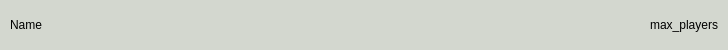
<?xml version="1.0" encoding="UTF-8"?>
<ui version="4.0">
 <class>MapView</class>
 <widget class="QWidget" name="MapView">
  <property name="geometry">
   <rect>
    <x>0</x>
    <y>0</y>
    <width>728</width>
    <height>50</height>
   </rect>
  </property>
  <property name="minimumSize">
   <size>
    <width>0</width>
    <height>50</height>
   </size>
  </property>
  <property name="maximumSize">
   <size>
    <width>16777215</width>
    <height>50</height>
   </size>
  </property>
  <property name="windowTitle">
   <string>Form</string>
  </property>
  <property name="styleSheet">
   <string notr="true">border-color: rgb(85, 87, 83);
background-color: rgb(211, 215, 207);</string>
  </property>
  <layout class="QHBoxLayout" name="horizontalLayout">
   <property name="spacing">
    <number>0</number>
   </property>
   <property name="leftMargin">
    <number>10</number>
   </property>
   <property name="topMargin">
    <number>0</number>
   </property>
   <property name="rightMargin">
    <number>10</number>
   </property>
   <property name="bottomMargin">
    <number>0</number>
   </property>
   <item>
    <widget class="QLabel" name="Name">
     <property name="maximumSize">
      <size>
       <width>16777215</width>
       <height>50</height>
      </size>
     </property>
     <property name="text">
      <string>Name</string>
     </property>
    </widget>
   </item>
   <item>
    <widget class="QLabel" name="Capacity">
     <property name="sizePolicy">
      <sizepolicy hsizetype="Preferred" vsizetype="Preferred">
       <horstretch>0</horstretch>
       <verstretch>0</verstretch>
      </sizepolicy>
     </property>
     <property name="maximumSize">
      <size>
       <width>16777215</width>
       <height>50</height>
      </size>
     </property>
     <property name="text">
      <string>max_players</string>
     </property>
     <property name="alignment">
      <set>Qt::AlignRight|Qt::AlignTrailing|Qt::AlignVCenter</set>
     </property>
    </widget>
   </item>
  </layout>
 </widget>
 <resources/>
 <connections/>
</ui>
